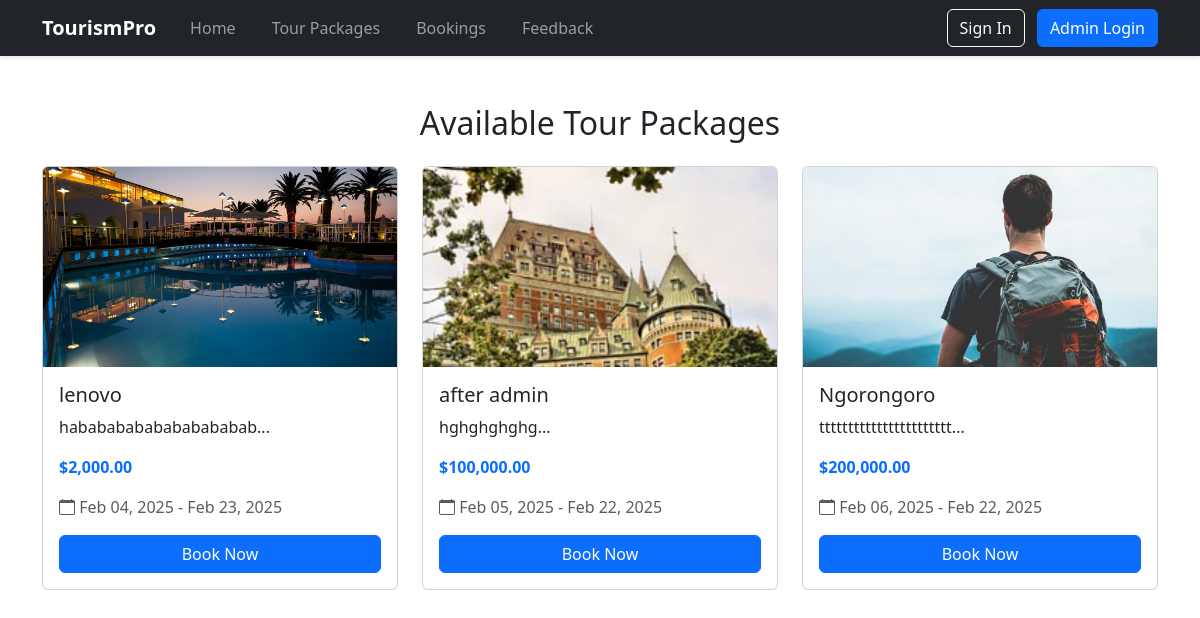
Screenshot of /tour-packages.php with the database file from the repository.
### tables this page shows
CREATE TABLE `tours` (
  `id` int(11) NOT NULL,
  `name` varchar(100) NOT NULL,
  `description` text DEFAULT NULL,
  `image` varchar(255) DEFAULT NULL,
  `price` decimal(10,2) NOT NULL,
  `start_date` date DEFAULT NULL,
  `end_date` date DEFAULT NULL,
  `created_by` int(11) DEFAULT NULL
);

### tour-packages.php (the view, shortened to what this page needs)
<?php
require_once 'config/database.php';
$query = "SELECT * FROM tours WHERE start_date >= CURDATE() ORDER BY start_date";
$result = $conn->query($query);
?>
<?php
$cssPath = "css/style.css";
$version = filemtime($cssPath);
?>
<!DOCTYPE html>
<html lang="en">
<head>
    <link rel="stylesheet" href="<?php echo $cssPath . '?v=' . $version; ?>">
    <link href="https://cdn.jsdelivr.net/npm/bootstrap@5.3.0/dist/css/bootstrap.min.css" rel="stylesheet">
</head>
<body>
    <?php include 'includes/header.php'; ?>
    <div class="container mt-5">
        <h2 class="text-center mb-4">Available Tour Packages</h2>
        <div class="row">
    <?php while($tour = $result->fetch_assoc()): ?>
    <div class="col-md-4 mb-4">
        <div class="card">
            <div class="tour-image" style="height: 200px; overflow: hidden;">
                <img src="uploads/tours/<?php echo $tour['image']; ?>"
                     class="card-img-top"
                     alt="<?php echo $tour['name']; ?>"
                     style="width: 100%; height: 100%; object-fit: cover;"
                     onerror="this.src='uploads/tours/default.jpg'">
            </div>
            <div class="card-body">
                <h5 class="card-title"><?php echo $tour['name']; ?></h5>
                <p class="card-text"><?php echo substr($tour['description'], 0, 100); ?>...</p>
                <p class="text-primary fw-bold">$<?php echo number_format($tour['price'], 2); ?></p>
                <p class="text-muted">
                    <i class="bi bi-calendar"></i>
                    <?php echo date('M d, Y', strtotime($tour['start_date'])); ?> -
                    <?php echo date('M d, Y', strtotime($tour['end_date'])); ?>
                </p>
                <a href="book-tour.php?id=<?php echo $tour['id']; ?>" class="btn btn-primary w-100">Book Now</a>
            </div>
        </div>
    </div>
    <?php endwhile; ?>
</div>
    </div>
</body>
</html>

### includes/header.php (shortened to what this page needs)
<?php
$cssPath = "css/style.css";
$version = filemtime($cssPath);
?>
<!DOCTYPE html>
<html lang="en">
<head>
    <link rel="stylesheet" href="<?php echo $cssPath . '?v=' . $version; ?>">
    <link href="https://cdn.jsdelivr.net/npm/bootstrap@5.3.0/dist/css/bootstrap.min.css" rel="stylesheet">
    <link rel="stylesheet" href="https://cdn.jsdelivr.net/npm/bootstrap-icons@1.7.2/font/bootstrap-icons.css">
</head>
<body>
    <header class="navbar navbar-expand-lg navbar-dark bg-dark">
        <div class="container">
            <a class="navbar-brand" href="index.php">TourismPro</a>
            <nav class="navbar-nav me-auto">
                <a class="nav-link <?php echo ($currentPage == 'home') ? 'active' : ''; ?>" href="index.php">Home</a>
                <a class="nav-link <?php echo ($currentPage == 'tours') ? 'active' : ''; ?>" href="tour-packages.php">Tour Packages</a>
                <a class="nav-link <?php echo ($currentPage == 'bookings') ? 'active' : ''; ?>" href="bookings.php">Bookings</a>
                <a class="nav-link <?php echo ($currentPage == 'feedback') ? 'active' : ''; ?>" href="feedback.php">Feedback</a>
            </nav>
            <div class="auth-buttons">
                <?php if(isset($_SESSION['user_id'])): ?>
                    <div class="dropdown">
                        <button class="btn btn-outline-light dropdown-toggle" type="button" data-bs-toggle="dropdown">
                            <i class="bi bi-person-circle"></i> My Account
                        </button>
                        <ul class="dropdown-menu dropdown-menu-end">
                            <li><a class="dropdown-item" href="profile.php">Profile</a></li>
                            <li><a class="dropdown-item" href="my-bookings.php">My Bookings</a></li>
                            <li><hr class="dropdown-divider"></li>
                            <li><a class="dropdown-item" href="logout.php">Logout</a></li>
                        </ul>
                    </div>
                <?php else: ?>
                    <a href="login.php" class="btn btn-outline-light me-2">Sign In</a>
                    <a href="admin/login.php" class="btn btn-primary">Admin Login</a>
                <?php endif; ?>
            </div>
        </div>
    </header>

### css/style.css (style rules this page uses)
body { font-family: 'Poppins', sans-serif; line-height: 1.6; }
.navbar { padding: 1rem 0; box-shadow: 0 2px 4px rgba(0,0,0,0.1); }
.navbar-brand { font-size: 1.8rem; font-weight: bold; }
.nav-link { font-size: 1.1rem; margin: 0 10px; transition: color 0.3s ease; }
.btn { padding: 0.8rem 1.5rem; border-radius: 5px; font-weight: 500; transition: all 0.3s ease; }
.btn-primary { background: #007bff; border: none; }

### rows the page displays
tours: image (picture), name "lenovo", description "habababababababababab", price "2,000.00", start_date "Feb 04, 2025", end_date "Feb 23, 2025"
tours: image (picture), name "after admin", description "hghghghghg", price "100,000.00", start_date "Feb 05, 2025", end_date "Feb 22, 2025"
tours: image (picture), name "Ngorongoro", description "ttttttttttttttttttttttt", price "200,000.00", start_date "Feb 06, 2025", end_date "Feb 22, 2025"
